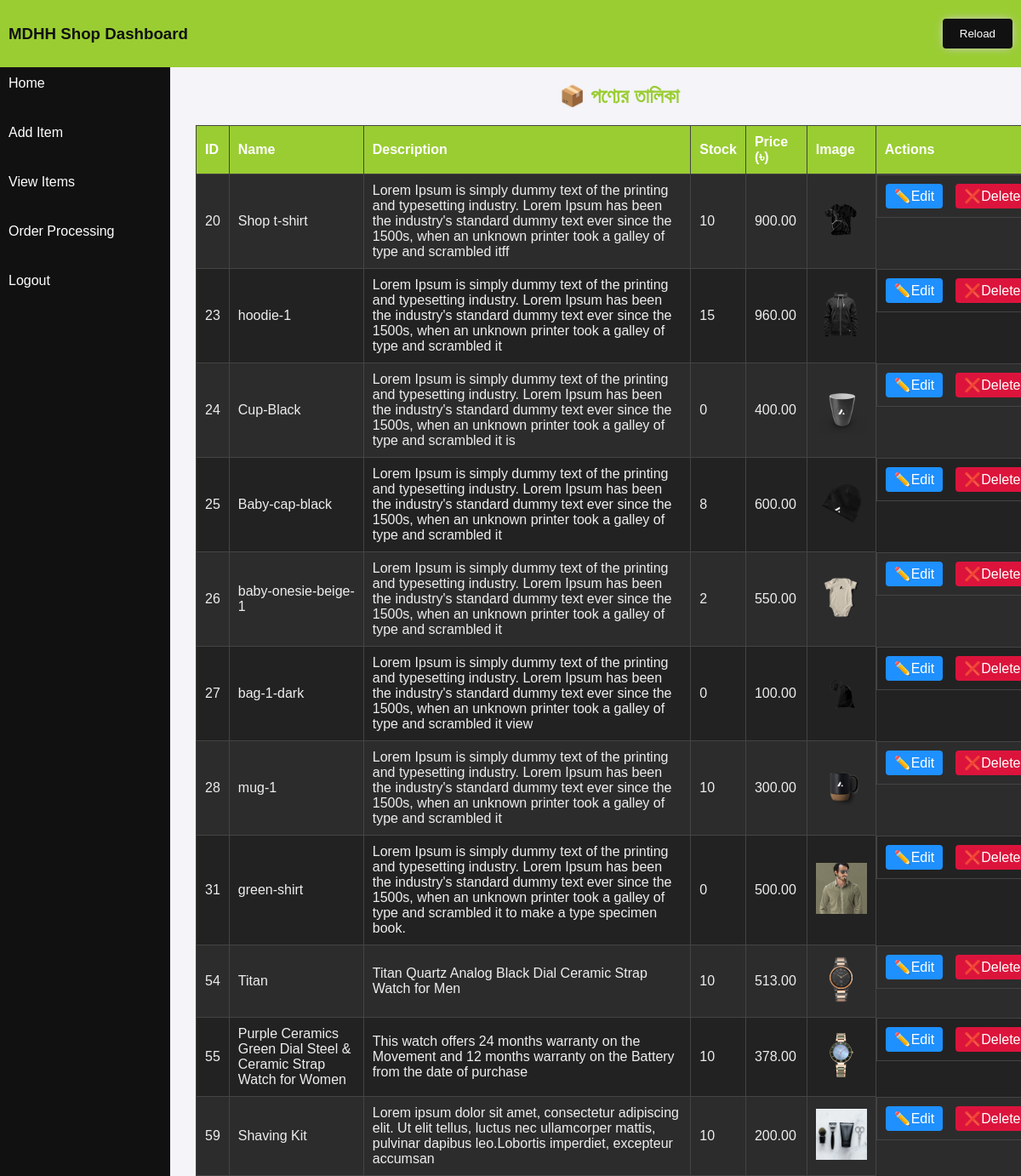
The page /backend/asset/view-item.php on the database its author committed.
### tables this page shows
CREATE TABLE `items` (
  `id` int(11) NOT NULL,
  `item_name` varchar(255) DEFAULT NULL,
  `item_description` text DEFAULT NULL,
  `item_price` decimal(10,2) DEFAULT NULL,
  `item_image` varchar(255) DEFAULT NULL,
  `stock` int(255) NOT NULL
);

### backend/asset/view-item.php (the view, shortened to what this page needs)
<?php
include 'backend/connect.php';
?>
<!DOCTYPE html>
<html lang="bn">
<head>
</head>
<body>
<?php include_once 'backend/asset/header.php'; ?>
<div class="d-flex">
    <?php include_once 'backend/asset/slidebar.php'; ?>
    <main>
        <h2 style="text-align:center;">📦 পণ্যের তালিকা</h2>
        <?php
        $result = $conn->query("SELECT * FROM items");
        if ($result->num_rows > 0):
        ?>
        <table>
            <tr>
                <th>ID</th>
                <th>Name</th>
                <th>Description</th>
                <th>Stock</th>
                <th>Price (৳)</th>
                <th>Image</th>
                <th>Actions</th>
            </tr>
            <?php while ($row = $result->fetch_assoc()): ?>
            <tr>
                <td><?= $row['id'] ?></td>
                <td><?= htmlspecialchars($row['item_name']) ?></td>
                <td><?= htmlspecialchars($row['item_description']) ?></td>
                <td><?= htmlspecialchars($row['stock']) ?></td>
                <td><?= number_format($row['item_price'], 2) ?></td>
                <td>
                    <?php if ($row['item_image']): ?>
                        <img src="http://localhost/frontend/all_iems/image/<?= htmlspecialchars($row['item_image']) ?>" alt="" class="img-fluid">
                    <?php else: ?>
                        No Image
                    <?php endif; ?>
                </td>
                <td class="actions">
                    <a class="edit-btn" href="?edit=<?= $row['id'] ?>">✏️Edit</a>
                    <a class="delete-btn" href="?delete=<?= $row['id'] ?>" onclick="return confirm('Are you sure you want to delete this item?')">❌Delete</a>
                </td>
            </tr>
            <?php endwhile; ?>
        </table>
        <?php else: ?>
            <p style="text-align:center;">❌ কোনো পণ্য পাওয়া যায়নি</p>
        <?php endif; ?>
    </main>
</div>
</body>
</html>

### backend/asset/view-item.php (style rules this page uses)
body { background: #f5f5f5; font-family: Arial; color: #eee; }
table { width: 83vw; border-collapse: collapse; background: #222; }
th, td { padding: 10px; border: 1px solid #444; text-align: left; }
th { background: yellowgreen; color: #fff; }
tr:nth-child(even) { background: #2c2c2c; }
.img-fluid { max-width: 60px; }
.actions { display: flex; gap: 10px; }
.actions a { padding: 5px 10px; margin-right: 5px; border-radius: 4px; text-decoration: none; color: white; }
.edit-btn { background: dodgerblue; }
.delete-btn { background: crimson; }
h2,h3 { text-align: center; color: yellowgreen; }

### backend/asset/header.php (style rules this page uses)
body { margin: 0; padding: 0; }

### backend/asset/slidebar.php (style rules this page uses)
body { margin: 0; padding: 0; font-family: Arial, sans-serif; background-color: #f4f4f9; }
.d-flex { display: flex; }

### rows shown on the page
items: id "20", item_name "Shop t-shirt", item_description "Lorem Ipsum is simply dummy text of the printing and typesetting industry. Lorem Ipsum has been the industry's standard dummy text ever since the 1500s, when an unknown printer took a galley of type and scrambled itff", stock "10", item_price "900.00", item_image (picture)
items: id "23", item_name "hoodie-1", item_description "Lorem Ipsum is simply dummy text of the printing and typesetting industry. Lorem Ipsum has been the industry's standard dummy text ever since the 1500s, when an unknown printer took a galley of type and scrambled it", stock "15", item_price "960.00", item_image (picture)
items: id "24", item_name "Cup-Black", item_description "Lorem Ipsum is simply dummy text of the printing and typesetting industry. Lorem Ipsum has been the industry's standard dummy text ever since the 1500s, when an unknown printer took a galley of type and scrambled it is", stock "0", item_price "400.00", item_image (picture)
items: id "25", item_name "Baby-cap-black", item_description "Lorem Ipsum is simply dummy text of the printing and typesetting industry. Lorem Ipsum has been the industry's standard dummy text ever since the 1500s, when an unknown printer took a galley of type and scrambled it", stock "8", item_price "600.00", item_image (picture)
items: id "26", item_name "baby-onesie-beige-1", item_description "Lorem Ipsum is simply dummy text of the printing and typesetting industry. Lorem Ipsum has been the industry's standard dummy text ever since the 1500s, when an unknown printer took a galley of type and scrambled it", stock "2", item_price "550.00", item_image (picture)
items: id "27", item_name "bag-1-dark", item_description "Lorem Ipsum is simply dummy text of the printing and typesetting industry. Lorem Ipsum has been the industry's standard dummy text ever since the 1500s, when an unknown printer took a galley of type and scrambled it view", stock "0", item_price "100.00", item_image (picture)
items: id "28", item_name "mug-1", item_description "Lorem Ipsum is simply dummy text of the printing and typesetting industry. Lorem Ipsum has been the industry's standard dummy text ever since the 1500s, when an unknown printer took a galley of type and scrambled it", stock "10", item_price "300.00", item_image (picture)
items: id "31", item_name "green-shirt", item_description "Lorem Ipsum is simply dummy text of the printing and typesetting industry. Lorem Ipsum has been the industry's standard dummy text ever since the 1500s, when an unknown printer took a galley of type and scrambled it to make a type specimen book.", stock "0", item_price "500.00", item_image (picture)
items: id "54", item_name "Titan", item_description "Titan Quartz Analog Black Dial Ceramic Strap Watch for Men", stock "10", item_price "513.00", item_image (picture)
items: id "55", item_name "Purple Ceramics Green Dial Steel & Ceramic Strap Watch for Women", item_description "This watch offers 24 months warranty on the Movement and 12 months warranty on the Battery from the date of purchase", stock "10", item_price "378.00", item_image (picture)
items: id "59", item_name "Shaving Kit", item_description "Lorem ipsum dolor sit amet, consectetur adipiscing elit. Ut elit tellus, luctus nec ullamcorper mattis, pulvinar dapibus leo.Lobortis imperdiet, excepteur accumsan", stock "10", item_price "200.00", item_image (picture)
